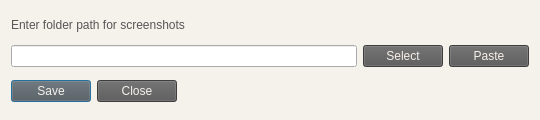
<?xml version="1.0" encoding="UTF-8"?>
<ui version="4.0">
 <class>ScreenshotWindow</class>
 <widget class="QDialog" name="ScreenshotWindow">
  <property name="geometry">
   <rect>
    <x>0</x>
    <y>0</y>
    <width>540</width>
    <height>120</height>
   </rect>
  </property>
  <property name="windowTitle">
   <string>Screenshot</string>
  </property>
  <property name="windowIcon">
   <iconset>
    <normaloff>../favicon.ico</normaloff>../favicon.ico</iconset>
  </property>
  <property name="styleSheet">
   <string notr="true">QDialog {
	background-color: rgb(245, 241, 235);
}

QLabel {
	color: rgb(87, 86, 86);
}

QCheckBox {
	color: rgb(87, 86, 86);
}

QPushButton {
	background-color: rgb(87, 86, 86);
	color: rgb(245, 241, 235);
}</string>
  </property>
  <layout class="QVBoxLayout" name="verticalLayout">
   <item>
    <widget class="QLabel" name="label">
     <property name="sizePolicy">
      <sizepolicy hsizetype="Fixed" vsizetype="Fixed">
       <horstretch>0</horstretch>
       <verstretch>0</verstretch>
      </sizepolicy>
     </property>
     <property name="text">
      <string>Enter folder path for screenshots</string>
     </property>
    </widget>
   </item>
   <item>
    <layout class="QHBoxLayout" name="horizontalLayout">
     <item>
      <widget class="QLineEdit" name="lineEdit"/>
     </item>
     <item>
      <widget class="QPushButton" name="select">
       <property name="text">
        <string>Select</string>
       </property>
      </widget>
     </item>
     <item>
      <widget class="QPushButton" name="paste">
       <property name="text">
        <string>Paste</string>
       </property>
      </widget>
     </item>
    </layout>
   </item>
   <item>
    <widget class="QDialogButtonBox" name="buttonBox">
     <property name="sizePolicy">
      <sizepolicy hsizetype="Fixed" vsizetype="Fixed">
       <horstretch>0</horstretch>
       <verstretch>0</verstretch>
      </sizepolicy>
     </property>
     <property name="orientation">
      <enum>Qt::Horizontal</enum>
     </property>
     <property name="standardButtons">
      <set>QDialogButtonBox::Close|QDialogButtonBox::Save</set>
     </property>
    </widget>
   </item>
  </layout>
 </widget>
 <resources/>
 <connections>
  <connection>
   <sender>buttonBox</sender>
   <signal>accepted()</signal>
   <receiver>ScreenshotWindow</receiver>
   <slot>accept()</slot>
   <hints>
    <hint type="sourcelabel">
     <x>248</x>
     <y>254</y>
    </hint>
    <hint type="destinationlabel">
     <x>157</x>
     <y>274</y>
    </hint>
   </hints>
  </connection>
  <connection>
   <sender>buttonBox</sender>
   <signal>rejected()</signal>
   <receiver>ScreenshotWindow</receiver>
   <slot>reject()</slot>
   <hints>
    <hint type="sourcelabel">
     <x>316</x>
     <y>260</y>
    </hint>
    <hint type="destinationlabel">
     <x>286</x>
     <y>274</y>
    </hint>
   </hints>
  </connection>
 </connections>
</ui>
